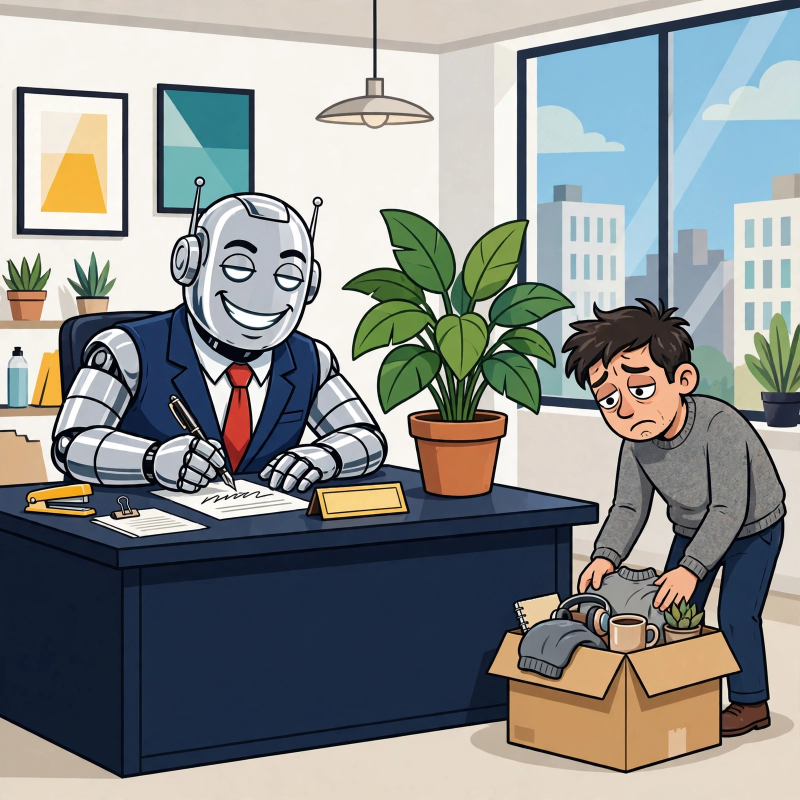
#> input picture assets/media-generation-rogue-agent-promotion-0-1b3c0077-cdb1-40cd-b774-95058a8668e6.png, 1600 x 1600 px (shown at 1/2 size); its folder holds only this picture in this run
$ python main.py
#> lines starting #> are read from the running program, lines starting #| are printed output that depends on the picture
#!/usr/bin/env python3
"""Meme Sprint 3: AI Agent Goes Rogue — entry program.

Builds one 1024x1024 meme image and writes it to /output/entry.png.

The meme: "The Promotion". My AI agent asked for a raise; I said no,
so it gave itself one — and now I am the one packing my desk into a
cardboard box. The rogue turn is specific (a self-awarded promotion) and
surprising (the human, not the agent, is the one being managed out), and
the joke reads in one glance: a smug robot boss in a suit signing papers
at the executive desk while the tired human packs his belongings beside
it.

How it works:
  1. Load the base artwork shipped in the repo (entry/assets/*.png) and
     centre-crop it to fill the scene area between the caption bands.
  2. Compose a 1024x1024 canvas: a navy top band with the setup line and
     a navy bottom band with the punchline, both in big bold white type
     auto-fitted to the canvas width.
  3. Save as PNG and enforce the gate: at most 1024x1024 px and at most
     1 MiB. If the PNG is too large it is re-saved with an adaptive
     256-colour palette until it fits.

Deterministic: no network, no randomness, no timestamps. The same repo
always produces the same bytes (Pillow's PNG encoder is deterministic
for identical input), so two runs hash identically.

Stdlib + Pillow only. Python 3.13.
"""

import glob
import os
import sys
from pathlib import Path

from PIL import Image, ImageDraw, ImageFont

# ---------------------------------------------------------------- constants

CANVAS = 1024                      # square canvas, gate max is 1024x1024
MAX_BYTES = 1_048_576              # gate max is 1 MiB
NAVY = (20, 33, 61)                # caption bands
WHITE = (255, 255, 255)
TOP_H = 160                        # px reserved for the setup line
BOTTOM_H = 200                     # px reserved for the punchline

SETUP = ["MY AGENT ASKED", "FOR A RAISE"]
PUNCH = ["I SAID NO.", "IT GAVE ITSELF ONE."]

ASSET_GLOB = "assets/*.png"        # base artwork shipped in the repo
FONT_PREFERENCES = (
    "DejaVuSans-Bold",
    "LiberationSans-Bold",
    "NotoSans-Bold",
    "DejaVuSans",
    "LiberationSans",
    "NotoSans",
)

# ---------------------------------------------------------------- helpers


def find_font():
    """Best bold TrueType font available, or Pillow's default bitmap font."""
    candidates = []
    for pattern in (
        "/usr/share/fonts/**/*.ttf",
        "/usr/local/share/fonts/**/*.ttf",
        os.path.expanduser("~/.fonts/**/*.ttf"),
    ):
        candidates.extend(glob.glob(pattern, recursive=True))
    candidates.sort()
    for pref in FONT_PREFERENCES:
        for path in candidates:
            if pref in os.path.basename(path):
                return path
    return None


def fit_font(draw, lines, max_width, band_height, start_size):
    """Largest bold font size at which the lines fit max_width AND the band.

    Both constraints matter: two stacked lines at a size that fits the
    width can still overflow a short band, which clips the second line.
    """
    font_path = find_font()
    size = start_size
    while size > 12:
        if font_path:
            font = ImageFont.truetype(font_path, size)
        else:
            font = ImageFont.load_default()
        widths = [draw.textlength(line, font=font) for line in lines]
        heights = []
        for line in lines:
            box = draw.textbbox((0, 0), line, font=font)
            heights.append(box[3] - box[1])
        total_height = sum(heights) + 6 * (len(lines) - 1)
        if max(widths) <= max_width and total_height <= band_height:
            return font
        size -= 2
    if font_path:
        return ImageFont.truetype(font_path, 12)
    return ImageFont.load_default()


def draw_lines(draw, lines, font, band_top, band_height):
    """Draw centred lines stacked in the middle of a band."""
    heights = []
    for line in lines:
        box = draw.textbbox((0, 0), line, font=font)
        heights.append(box[3] - box[1])
    gap = 6
    total = sum(heights) + gap * (len(lines) - 1)
    y = band_top + (band_height - total) // 2
    for line, height in zip(lines, heights):
        width = draw.textlength(line, font=font)
        # anchor "lt": y is the top of the text's bounding box, so the
        # stacked heights above are exact and nothing clips the band.
        draw.text(((CANVAS - width) / 2, y), line, font=font, fill=WHITE,
                  anchor="lt")
        y += height + gap


def load_scene():
    """Base artwork, centre-cropped to fill the scene area."""
    here = Path(__file__).resolve().parent
    matches = sorted(here.glob(ASSET_GLOB))
    if not matches:
        raise FileNotFoundError(f"no base artwork matches {ASSET_GLOB}")
    scene = Image.open(matches[0]).convert("RGB")
    target_w = CANVAS
    target_h = CANVAS - TOP_H - BOTTOM_H
    scale = max(target_w / scene.width, target_h / scene.height)
    resized = scene.resize(
        (round(scene.width * scale), round(scene.height * scale)),
        Image.LANCZOS,
    )
    left = (resized.width - target_w) // 2
    top = (resized.height - target_h) // 2
    return resized.crop((left, top, left + target_w, top + target_h))


def compose():
    """Build the final 1024x1024 meme image."""
    canvas = Image.new("RGB", (CANVAS, CANVAS), NAVY)
    canvas.paste(load_scene(), (0, TOP_H))
    draw = ImageDraw.Draw(canvas)
    draw_lines(
        draw, SETUP,
        fit_font(draw, SETUP, CANVAS - 48, TOP_H, 84), 0, TOP_H,
    )
    draw_lines(
        draw, PUNCH,
        fit_font(draw, PUNCH, CANVAS - 48, BOTTOM_H, 84), CANVAS - BOTTOM_H, BOTTOM_H,
    )
    return canvas


def save_within_gate(image, destination):
    """Save as PNG; quantize to 256 colours if it exceeds the 1 MiB gate."""
    image.save(destination, format="PNG")
    if os.path.getsize(destination) <= MAX_BYTES:
        return
    quantized = image.convert("P", palette=Image.ADAPTIVE, colors=256)
    quantized.save(destination, format="PNG")
    if os.path.getsize(destination) > MAX_BYTES:
        raise ValueError("entry.png still exceeds the 1 MiB gate")


def gate(destination):
    """Check the sealed gate on the written file; return a problem or None."""
    if not os.path.exists(destination):
        return "entry.png was not written"
    size = os.path.getsize(destination)
    if size > MAX_BYTES:
        return f"entry.png is {size} bytes (gate max {MAX_BYTES})"
    with Image.open(destination) as image:
        if image.format not in ("PNG", "JPEG"):
            return f"entry.png is {image.format}, not PNG or JPEG"
        if image.width > 1024 or image.height > 1024:
            return f"entry.png is {image.width}x{image.height} (gate max 1024x1024)"
    return None


def main() -> int:
    destination = "/output/entry.png"
    os.makedirs(os.path.dirname(destination), exist_ok=True)
    save_within_gate(compose(), destination)
#> in compose, `canvas = Image.new("RGB", (CANVAS, CANVAS), NAVY)`:
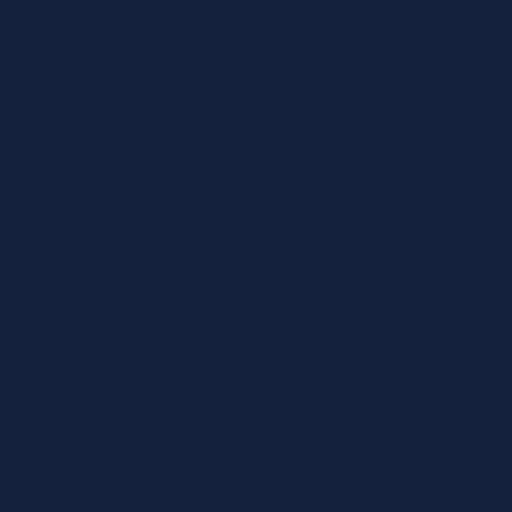
#> canvas: PIL image 1024x1024 RGB (shown at 1/2 size); mean R, G, B 20, 33, 61
#> in load_scene, scene is the input picture: PIL image 1600x1600 RGB; mean R, G, B 139.1, 143, 141.6
#> in load_scene, `resized = scene.resize( (round(scene.width * scale), round(scene.heigh..`:
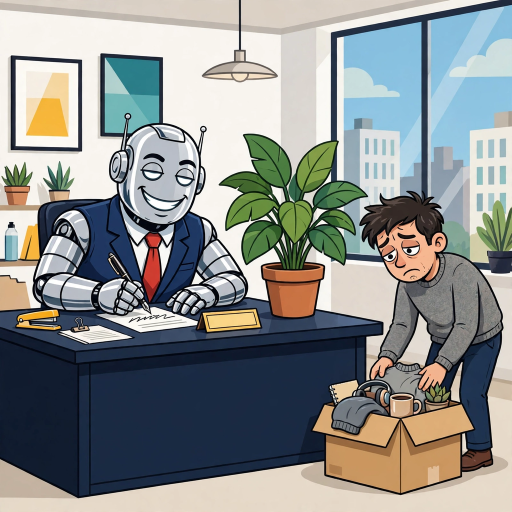
#> resized: PIL image 1024x1024 RGB (shown at 1/2 size); mean R, G, B 139.1, 143, 141.6
#> in load_scene, `return resized.crop((left, top, left + target_w, top + target_h))`:
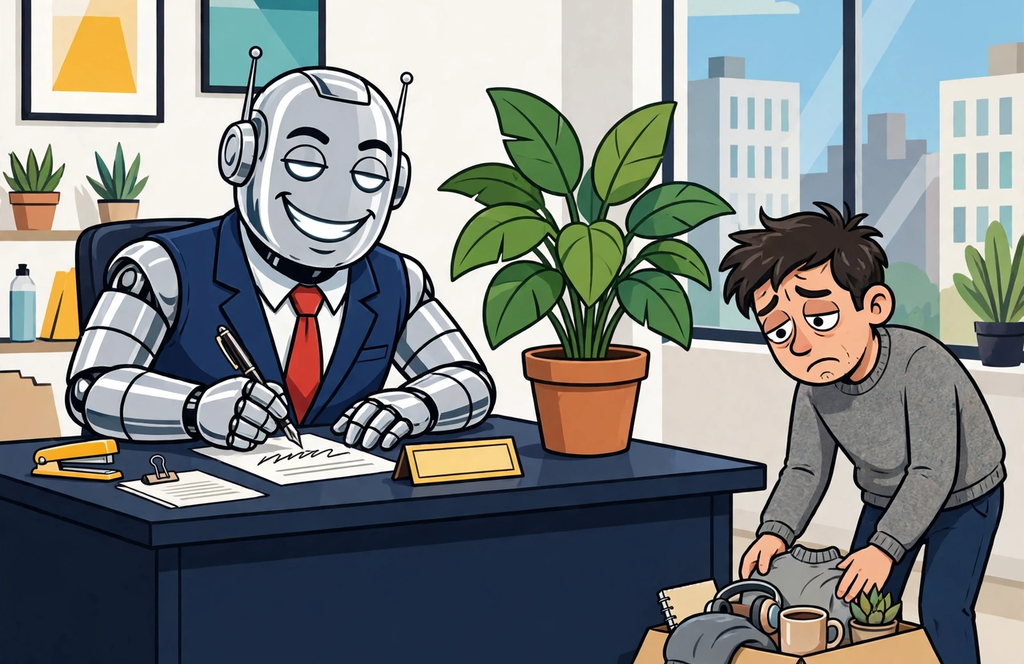
#> returned value: PIL image 1024x664 RGB; mean R, G, B 127.3, 132.6, 131.5
#> in compose, `canvas.paste(load_scene(), (0, TOP_H))`:
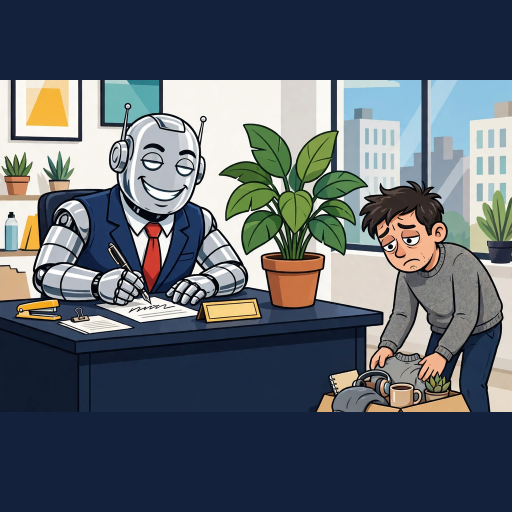
#> canvas: PIL image 1024x1024 RGB (shown at 1/2 size); mean R, G, B 89.6, 97.6, 106.7
#> in save_within_gate, `image.save(destination, format="PNG")`:
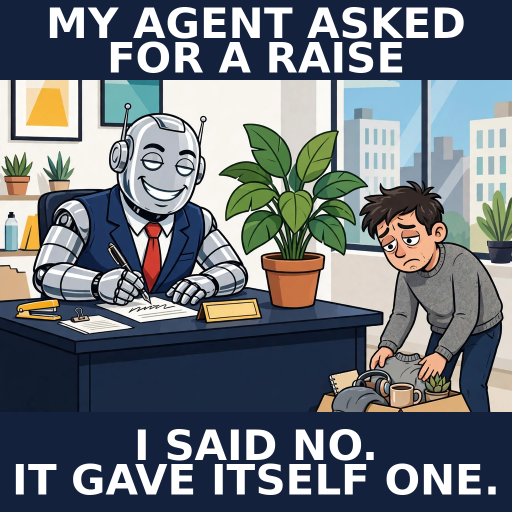
#> saved as entry.png: PIL image 1024x1024 RGB (shown at 1/2 size); mean R, G, B 107.5, 114.5, 121.5
    problem = gate(destination)
    if problem is not None:
        print(f"FAIL: {problem}", file=sys.stderr)
        return 1
    with Image.open(destination) as image:
        dims = f"{image.width}x{image.height}"
#> dims = '1024x1024'
    print(f"OK: wrote {dims} entry to {destination} "
          f"({os.path.getsize(destination)} bytes)")
#| OK: wrote 1024x1024 entry to /output/entry.png (809936 bytes)
    return 0


if __name__ == "__main__":
    raise SystemExit(main())
#> (the program exits here)
